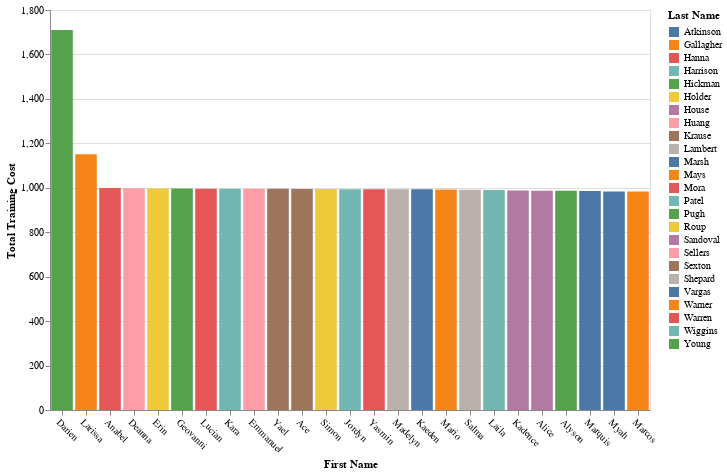

Source (notebook cell):
### Code cell
prepare_vega(eval_df['vega'].values[4], pd.DataFrame(eval(eval_df['data'].values[4])))

### Figure 1 — Vega-Lite specification as saved in the notebook (floating-point values rounded to 4 significant figures; data arrays with more than 128 entries replaced by an {"elided": "..."} marker saying what was removed)
{"config": {"view": {"continuousWidth": 300, "continuousHeight": 300}}, "data": {"name": "data-aa64f75f1cf563fbe6f83f16aa35eb34"}, "mark": "bar", "encoding": {"color": {"field": "lastname", "title": "Last Name", "type": "nominal"}, "tooltip": [{"field": "firstname", "type": "nominal"}, {"field": "lastname", "type": "nominal"}, {"field": "total_training_cost", "type": "nominal"}], "x": {"axis": {"labelAngle": 45}, "field": "firstname", "sort": "-y", "title": "First Name", "type": "nominal"}, "y": {"field": "total_training_cost", "title": "Total Training Cost", "type": "quantitative"}}, "height": 400, "params": [{"name": "param_12", "select": {"type": "interval", "encodings": ["x", "y"]}, "bind": "scales"}], "transform": [{"window": [{"op": "row_number", "as": "rank"}], "sort": [{"field": "-y", "order": "descending"}]}, {"filter": {"field": "rank", "lte": 25}}], "width": 600, "$schema": "https://vega.github.io/schema/vega-lite/v5.json", "datasets": {"data-aa64f75f1cf563fbe6f83f16aa35eb34": {"elided": "1142 records"}}}
